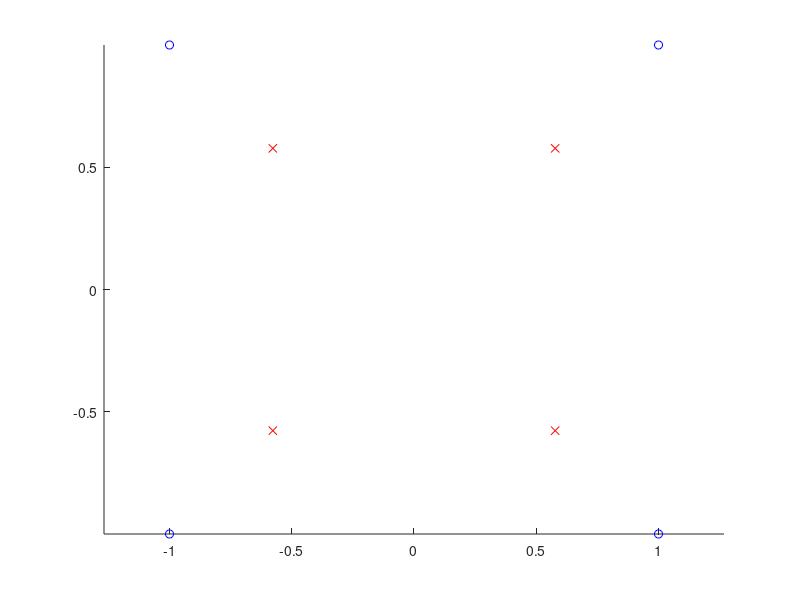
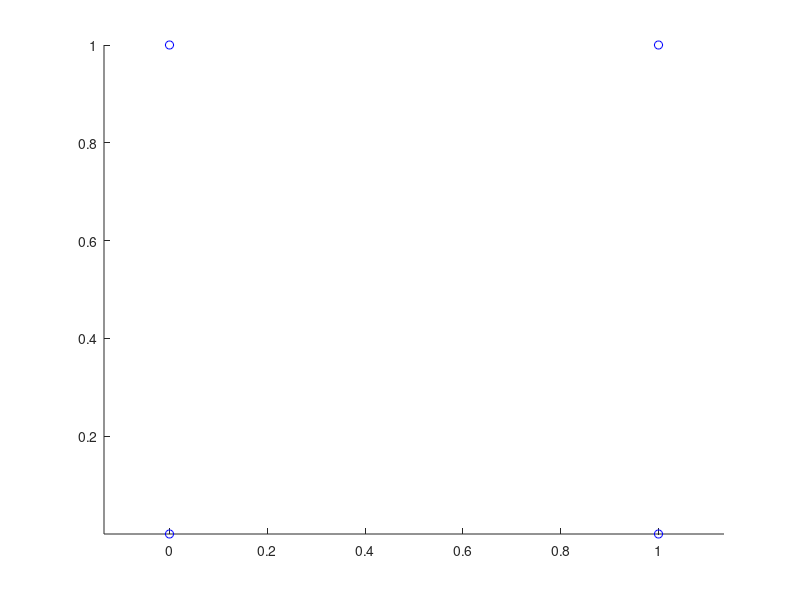

Recreate these plots in MATLAB, in order. (Note: this script raises an error after producing the figures.)
clear;

NatNode=[...
    1 1 1;...
    1 -1 1;...
    1 1 -1;...
    1 -1 -1;...
    -1 1 1;...
    -1 -1 1;...
    -1 1 -1;...
    -1 -1 -1;...
    ];

GaussNatNode=(1./sqrt(3)).*NatNode;

NodesReal=[...
    2 3 1;...
    2 0 1;...
    2 3 0;...
    2 0 0;...
    0 3 1;...
    0 0 1;...
    0 3 0;...
    0 0 0;...
    ];

NodesReal=[...
    1 1 1;...
    1 0 1;...
    1 1 0;...
    1 0 0;...
    0 1 1;...
    0 0 1;...
    0 1 0;...
    0 0 0;...
    ];

%%
figure(1);
clf;
hold on;
plot3(NatNode(:,1),NatNode(:,2),NatNode(:,3),'bo');
plot3(GaussNatNode(:,1),GaussNatNode(:,2),GaussNatNode(:,3),'rx');

axis equal;

figure(2);
clf;
hold on;
plot3(NodesReal(:,1),NodesReal(:,2),NodesReal(:,3),'bo');
% plot3(GaussNatNode(:,1),GaussNatNode(:,2),GaussNatNode(:,3),'rx');

axis equal;

%%

% [Ng,Npg,Nqg,Nrg,...
%     dNdpg,dNdqg,dNdrg,...
%     dNpdpg,dNqdqg,dNrdrg...
%     ]=ShapeFunctionOut(GaussNatNode(:,1),GaussNatNode(:,2),GaussNatNode(:,3),NatNode);
% 
% [N,Np,Nq,Nr,...
%     dNdp,dNdq,dNdr,...
%     dNpdp,dNqdq,dNrdr...
%     ]=ShapeFunctionOut(NatNode(:,1),NatNode(:,2),NatNode(:,3),NatNode);

%%
Xg=zeros(8,1);
Yg=zeros(8,1);
Zg=zeros(8,1);

for n1=1:8
    
   p=GaussNatNode(n1,1);
   q=GaussNatNode(n1,2);
   r=GaussNatNode(n1,3);
   [Ng,Npg,Nqg,Nrg,...
    dNdpg,dNdqg,dNdrg,...
    dNpdpg,dNqdqg,dNrdrg...
    ]=ShapeFunctionOut(p,q,r,NatNode);
   Xg(n1)=Ng.'*NodesReal(:,1);
   Yg(n1)=Ng.'*NodesReal(:,2);
   Zg(n1)=Ng.'*NodesReal(:,3);
end

plot3(Xg,Yg,Zg,'rx');
xnmat=zeros(8,8);
for n1=1:8
[xn,dndloc]=kshapes8(GaussNatNode(n1,1),GaussNatNode(n1,2),GaussNatNode(n1,3),NatNode);
xnmat(n1,:)=xn;
end

n1=5;
[xn,dndloc]=kshapes8(GaussNatNode(n1,1),GaussNatNode(n1,2),GaussNatNode(n1,3),NatNode);
xj=NodesReal.'*dndloc;
xjinv=inv(xj);
%%
dndx=dndloc*xjinv;

xnmatI=inv(xnmat);

XYZ2=xnmatI*[Xg,Yg,Zg];

plot3(XYZ2(:,1),XYZ2(:,2),XYZ2(:,3),'gp');